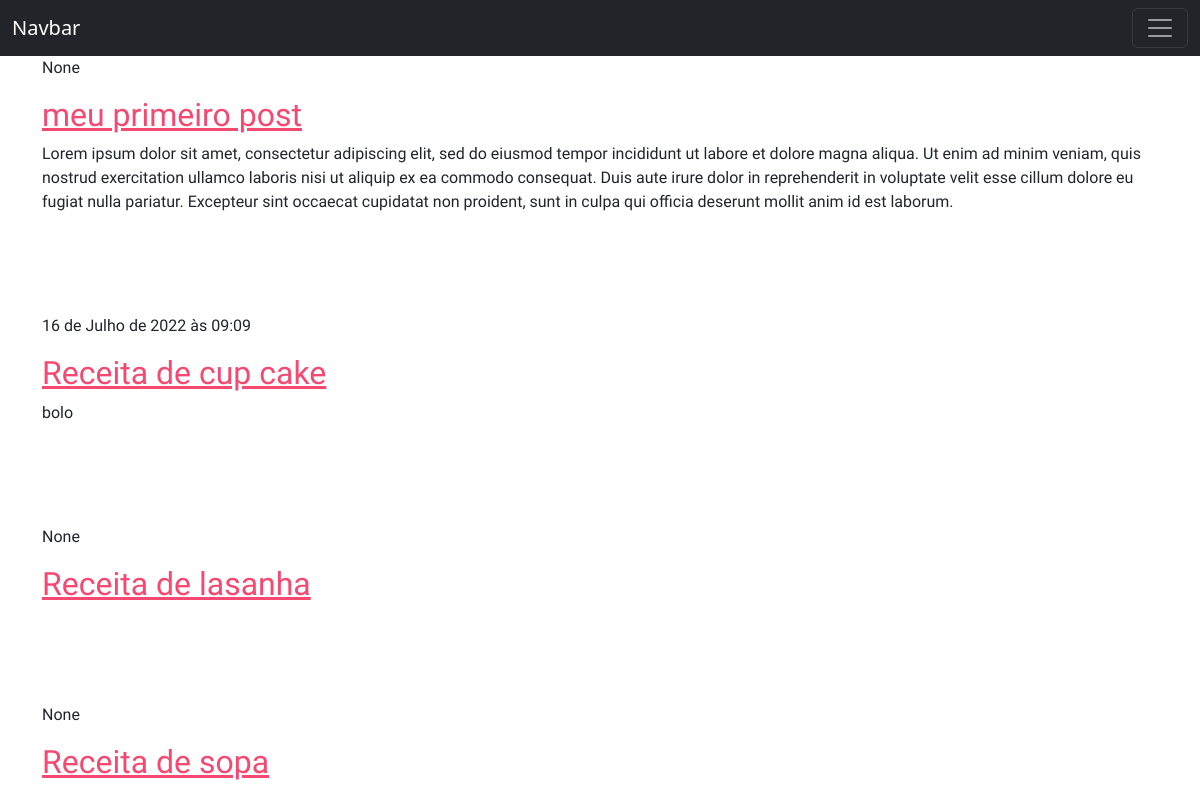
The app's page /, older data.
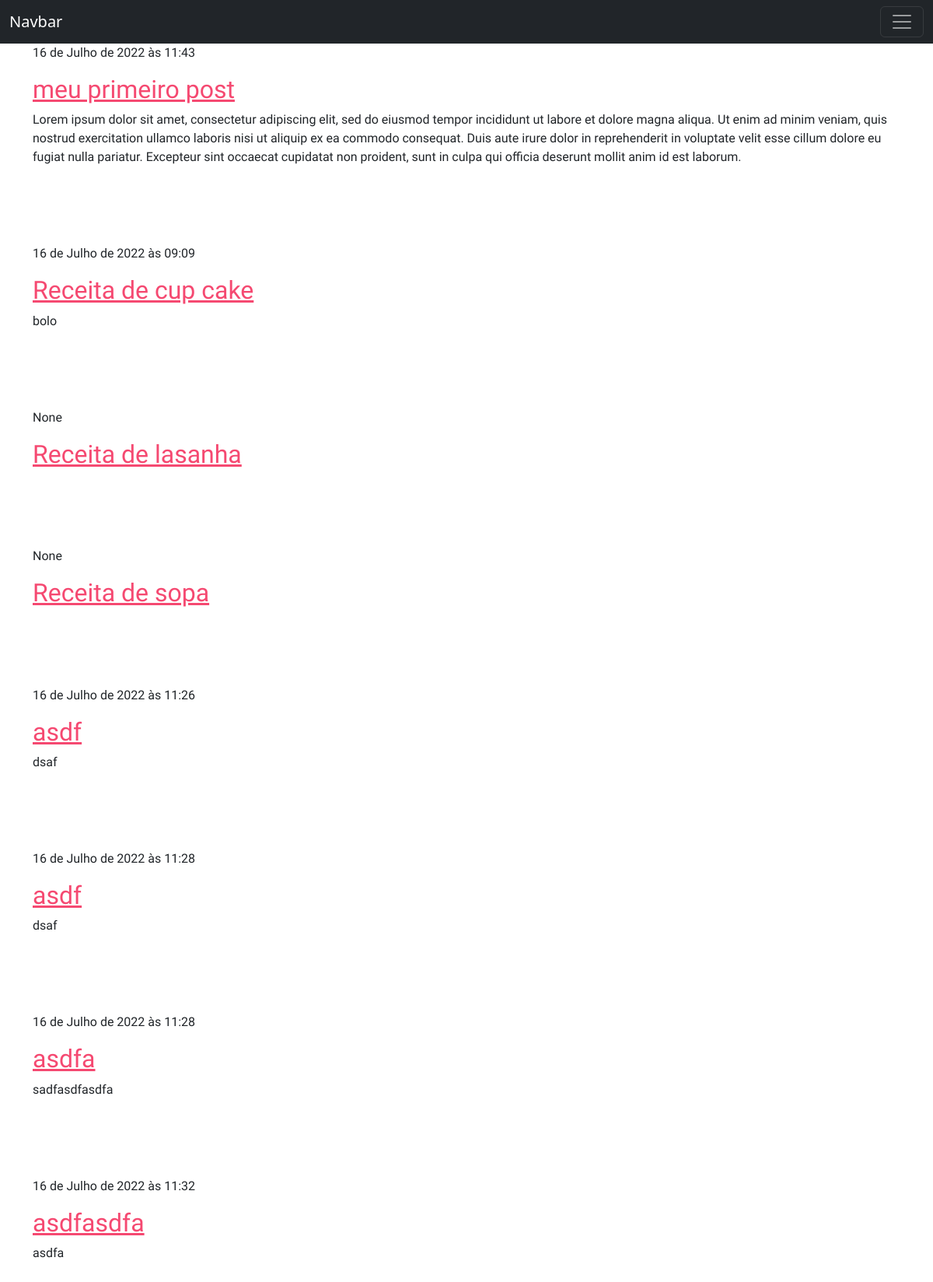
The same page, newer data.
### blog/models.py (models this page shows, shortened)
class Post(models.Model):
    author = models.ForeignKey(settings.AUTH_USER_MODEL,  on_delete=models.CASCADE)
    title = models.CharField(max_length=200)
    text = models.TextField()
    created_date = models.DateTimeField(default=timezone.now)
    published_date =  models.DateTimeField(blank=True, null=True)

### blog/views.py (the view)
# urls.py: path('', views.post_list, name='post_list'),
def post_list(request):
    context = {
        'posts':  Post.objects.all()
    }
    return render(request, 'blog/post_list.html', context)

### blog/templates/blog/post_list.html
{% extends 'blog/base.html' %}
{% block content %}
    {% for post in posts %}
        <div class="post">
            <p> {{ post.published_date }}</p>
            <h2><a href="{% url 'post_detail' pk=post.id %}"> {{ post.title }}</a></h2>
            <p> {{ post.text }}</p>
        </div>
    {% endfor  %}
{% endblock %}

Row changes from the older to the newer data that the page shows:
changed Post "meu primeiro post": published_date "None" → "16 de Julho de 2022 às 11:43"
added Post: published_date "16 de Julho de 2022 às 11:26", title "asdf", text "dsaf"
added Post: published_date "16 de Julho de 2022 às 11:28", title "asdf", text "dsaf"
added Post: published_date "16 de Julho de 2022 às 11:28", title "asdfa", text "sadfasdfasdfa"
added Post: published_date "16 de Julho de 2022 às 11:32", title "asdfasdfa", text "asdfa"
